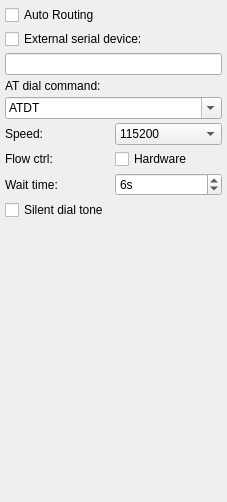
<ui version="4.0" >
 <author></author>
 <comment></comment>
 <exportmacro></exportmacro>
 <class>AdvancedBase</class>
 <widget class="QWidget" name="AdvancedBase" >
  <property name="geometry" >
   <rect>
    <x>0</x>
    <y>0</y>
    <width>227</width>
    <height>502</height>
   </rect>
  </property>
  <property name="windowTitle" >
   <string>Form</string>
  </property>
  <layout class="QVBoxLayout" >
   <property name="margin" >
    <number>5</number>
   </property>
   <property name="spacing" >
    <number>4</number>
   </property>
   <item>
    <widget class="QCheckBox" name="routing" >
     <property name="text" >
      <string>Auto Routing</string>
     </property>
    </widget>
   </item>
   <item>
    <widget class="QCheckBox" name="external_box" >
     <property name="text" >
      <string>External serial device:</string>
     </property>
    </widget>
   </item>
   <item>
    <widget class="QLineEdit" name="device" />
   </item>
   <item>
    <widget class="QLabel" name="atdial_label" >
     <property name="text" >
      <string>AT dial command:</string>
     </property>
    </widget>
   </item>
   <item>
    <widget class="QComboBox" name="atdial" >
     <property name="editable" >
      <bool>true</bool>
     </property>
     <item>
      <property name="text" >
       <string>ATDT</string>
      </property>
     </item>
     <item>
      <property name="text" >
       <string>ATDP</string>
      </property>
     </item>
    </widget>
   </item>
   <item>
    <layout class="QHBoxLayout" >
     <property name="margin" >
      <number>0</number>
     </property>
     <property name="spacing" >
      <number>2</number>
     </property>
     <item>
      <widget class="QLabel" name="speed_label" >
       <property name="text" >
        <string>Speed:</string>
       </property>
      </widget>
     </item>
     <item>
      <widget class="QComboBox" name="speed" >
       <property name="editable" >
        <bool>false</bool>
       </property>
       <property name="currentIndex" >
        <number>5</number>
       </property>
       <item>
        <property name="text" >
         <string>4800</string>
        </property>
       </item>
       <item>
        <property name="text" >
         <string>9600</string>
        </property>
       </item>
       <item>
        <property name="text" >
         <string>19200</string>
        </property>
       </item>
       <item>
        <property name="text" >
         <string>38400</string>
        </property>
       </item>
       <item>
        <property name="text" >
         <string>57600</string>
        </property>
       </item>
       <item>
        <property name="text" >
         <string>115200</string>
        </property>
       </item>
      </widget>
     </item>
    </layout>
   </item>
   <item>
    <layout class="QHBoxLayout" >
     <property name="margin" >
      <number>0</number>
     </property>
     <property name="spacing" >
      <number>2</number>
     </property>
     <item>
      <widget class="QLabel" name="flow_label" >
       <property name="text" >
        <string>Flow ctrl:</string>
       </property>
      </widget>
     </item>
     <item>
      <widget class="QCheckBox" name="flow" >
       <property name="text" >
        <string>Hardware</string>
       </property>
      </widget>
     </item>
    </layout>
   </item>
   <item>
    <layout class="QHBoxLayout" >
     <property name="margin" >
      <number>0</number>
     </property>
     <property name="spacing" >
      <number>2</number>
     </property>
     <item>
      <widget class="QLabel" name="connectDelay_label" >
       <property name="text" >
        <string>Wait time:</string>
       </property>
      </widget>
     </item>
     <item>
      <widget class="QSpinBox" name="connectDelay" >
       <property name="suffix" >
        <string comment="seconds" >s</string>
       </property>
       <property name="maximum" >
        <number>180</number>
       </property>
       <property name="minimum" >
        <number>1</number>
       </property>
       <property name="value" >
        <number>6</number>
       </property>
      </widget>
     </item>
    </layout>
   </item>
   <item>
    <widget class="QCheckBox" name="silence" >
     <property name="text" >
      <string>Silent dial tone</string>
     </property>
    </widget>
   </item>
   <item>
    <spacer>
     <property name="orientation" >
      <enum>Qt::Vertical</enum>
     </property>
     <property name="sizeHint" >
      <size>
       <width>2</width>
       <height>151</height>
      </size>
     </property>
    </spacer>
   </item>
  </layout>
 </widget>
 <pixmapfunction></pixmapfunction>
 <resources/>
 <connections/>
</ui>
